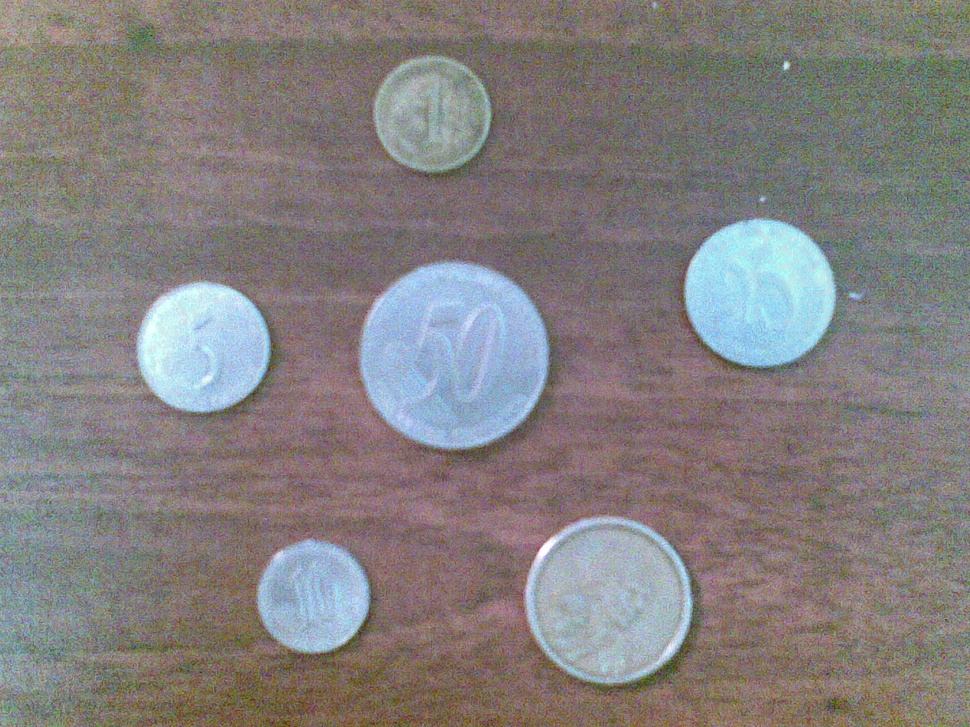
%> input picture Circulos/Moneda/img01.jpg, 970 x 727 px, shrunk from 1600 x 1200 before the run
$ octave --eval "moneda;"   (GNU Octave 9; MATLAB toolbox functions it lacks are replaced by stand-ins)
%> lines starting %> are read from the running program, lines starting %| are printed output that depends on the picture; in (x1, y1, x2, y2) boxes, pixels count from 0 and x2, y2 are one past the last pixel; in counts of white or black regions, pixels touching at a corner belong together; the program's own positions count from 1
function moneda()
clc;
moneda1 = im2bw(imread('img01.jpg'));
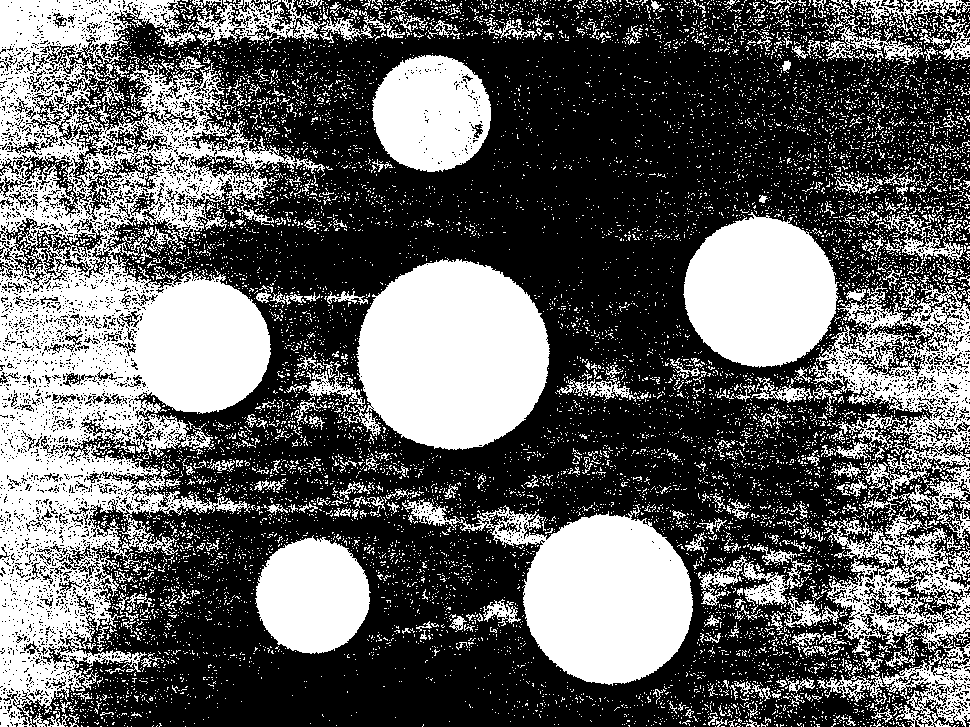
%> moneda1: size 727x970 logical; 38.7% white; 11456 white regions (11078 under 20 px), largest, box (x1, y1, x2, y2) and area: (0, 0, 326, 727) 96801, (355, 258, 550, 450) 28862, (402, 499, 693, 686) 24435
if size(moneda1,3)==3  % es RGB?
        moneda1= rgb2gray(moneda1);
    end
moneda2 = imfill(moneda1,'holes');
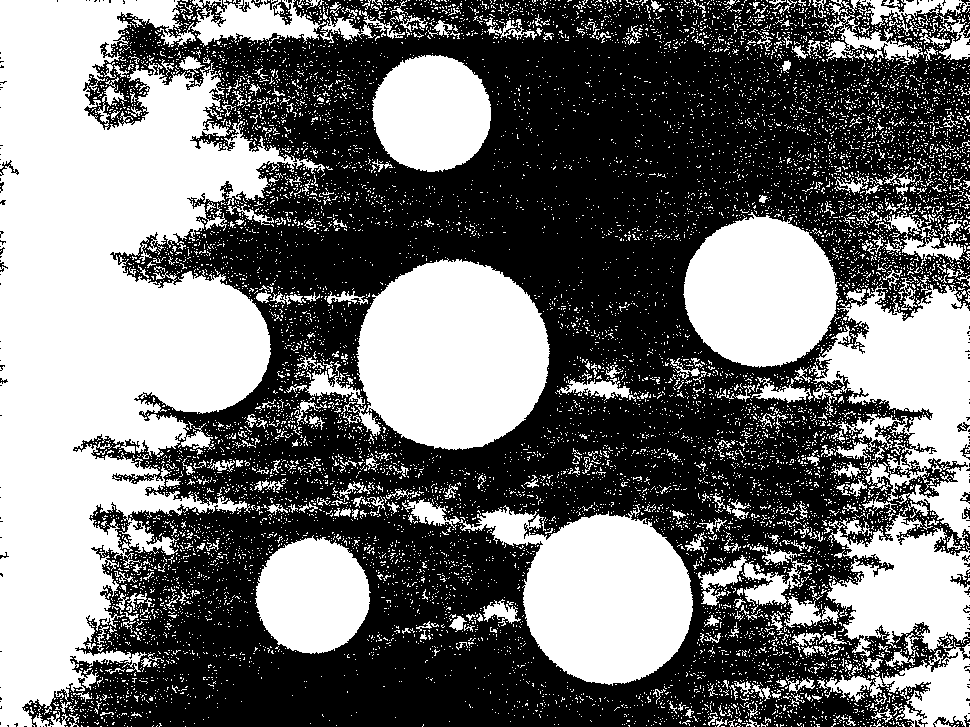
%> moneda2: size 727x970 logical; 44.8% white; 11176 white regions (10795 under 20 px), largest, box (x1, y1, x2, y2) and area: (0, 0, 326, 727) 125388, (355, 258, 550, 450) 28920, (402, 499, 693, 686) 24905

[L Ne]=bwlabel(double(moneda2));
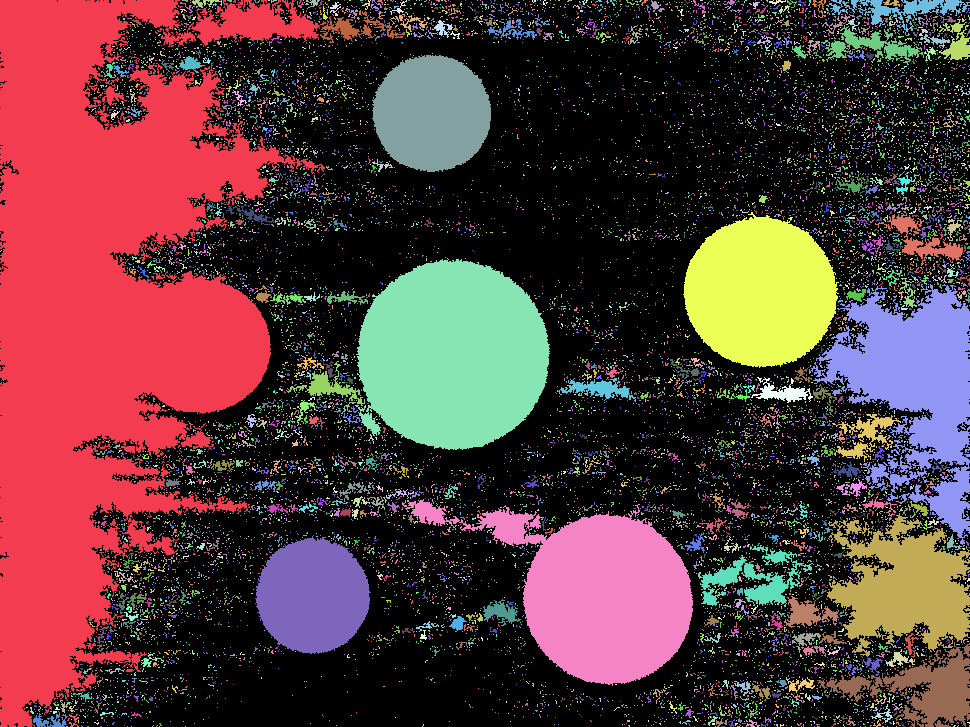
%> L: size 727x970 double; 11177 distinct labels, from 0 to 11176; one colour per label, 0 black
%> Ne = 11176

prop=regionprops(L,'Area','Centroid');
%> prop = 11176 regions; largest, Area and Centroid: 125388 [105.2 313.9], 28920 [452.9 356.2], 24905 [597.4 592.6], 19598 [915.4 389.4], 17992 [761.2 292.7]
total=0;
imshow(imread('img01.jpg'));hold on

%Calcular las monedas
for n=1:size(prop,1)
    moneda=prop(n).Centroid;
    X=moneda(1);Y=moneda(2);
    if prop(n).Area>1000
        text(X-10,Y,'10')
        total=total+5;
    else
        total=total+10;
        text(X-10,Y,'5')


    end
end
%> this loop made 11176 passes
%> (X, Y) on passes 1 to 12: (105.2, 313.9), (1, 187), (1.5, 251.5), (27.5, 708), (32.29, 711.3), (50.8, 721.9), (35.8, 706.6), (35, 710), (36, 712), (38, 714), (40, 709.6), (43, 710)
%> after the loop, total = 111690
%> `moneda;`:
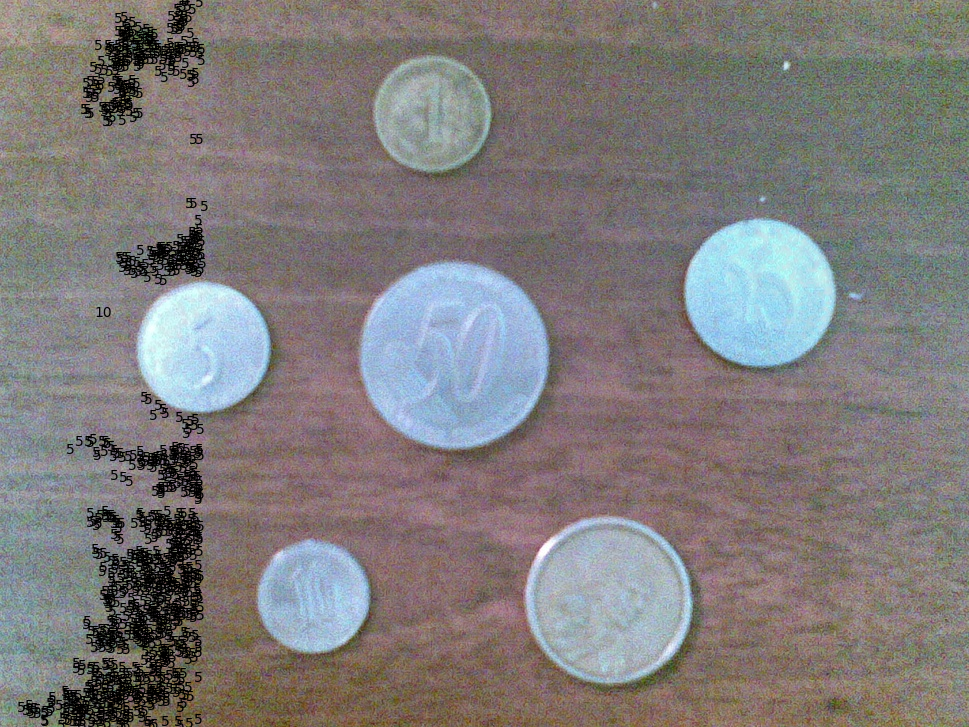
%> figure redrawn from the program's plot data; its title reads 'Total de dinero: 111690'
hold on
title(['Total de dinero: ',num2str(total),'  '])

end

$ run again, with Circulos/Moneda/img02.jpg copied over Circulos/Moneda/img01.jpg
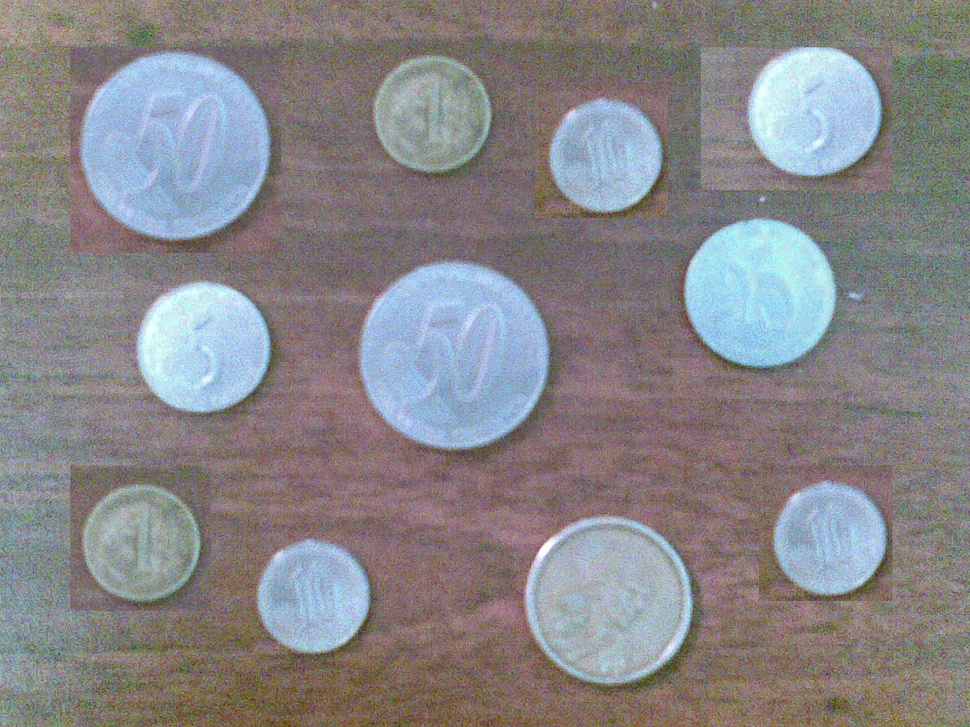
%> input picture Circulos/Moneda/img02.jpg, 970 x 727 px, shrunk from 1600 x 1200 before the run
%> moneda1: size 727x970 logical; 45.2% white; 9554 white regions (9237 under 20 px), largest, box (x1, y1, x2, y2) and area: (0, 0, 301, 727) 72324, (355, 259, 550, 450) 28861, (77, 49, 271, 241) 28858
%> moneda2: size 727x970 logical; 49.4% white; 9434 white regions (9113 under 20 px), largest, box (x1, y1, x2, y2) and area: (0, 0, 301, 727) 87509, (355, 259, 550, 450) 28915, (77, 49, 271, 241) 28900
%> in moneda, `[L Ne]=bwlabel(double(moneda2));`:
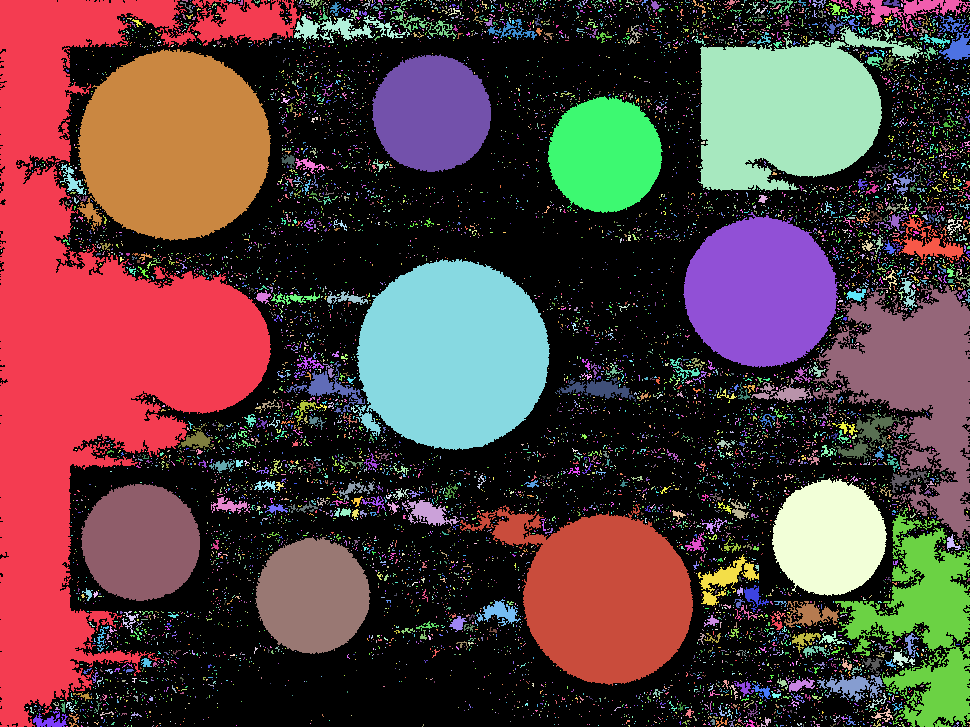
%> L: size 727x970 double; 9435 distinct labels, from 0 to 9434; one colour per label, 0 black
%> Ne = 9434
%> prop = 9434 regions; largest, Area and Centroid: 87509 [89.1 338.7], 28915 [452.9 356.3], 28900 [174.1 146.5], 24067 [602.8 595.2], 23370 [787.9 111.3]
%> the loop in moneda, `for n=1:size(prop,1)` made 9434 passes
%> (X, Y) on passes 1 to 8: (89.14, 338.7), (1, 187), (2, 251.5), (27.5, 708), (32.17, 711), (33, 171.5), (51.06, 721.7), (36, 706.8)
%> after the loop in moneda, `for n=1:size(prop,1)`: total = 94255
%> `moneda;`:
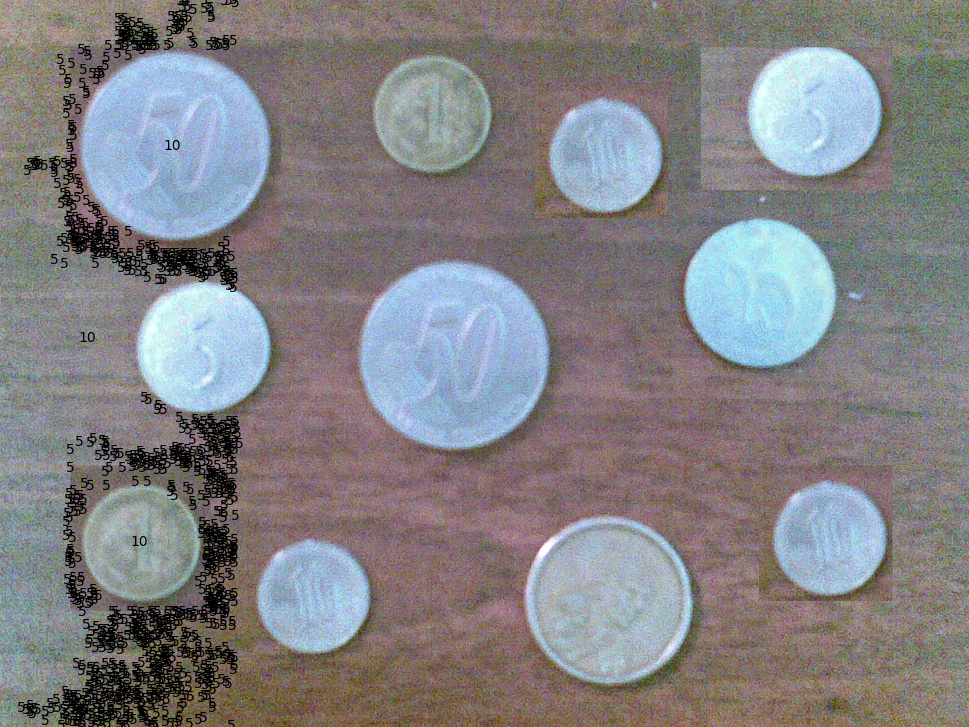
%> figure redrawn from the program's plot data; its title reads 'Total de dinero: 94255'
